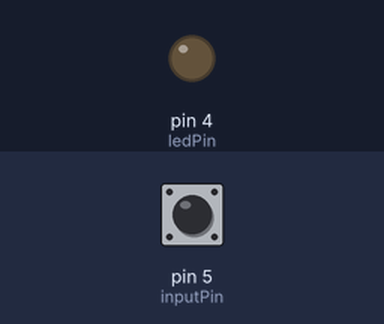
The sketch below on a simulated Arduino Uno, built with avr-gcc and run on an emulated ATmega328P. Shown: output pins drawn as LEDs (lit = HIGH). Dashed ring = blinking. The test bench sets the inputs (shaded band); at power-on: pin 5 (inputPin) HIGH.

Above: at 1.2 s.
1.3 s: pin 5 (inputPin) pulsed LOW 2 times (0.12 s each, 0.3 s apart)
At 4.4 s:
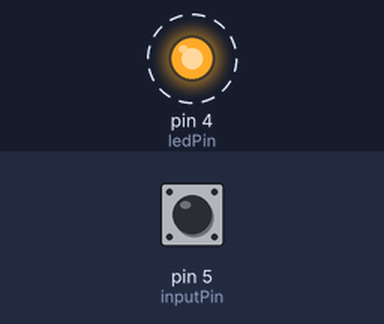
Timing chart, 0 to 6.3 s (numbered marks = the images above; inputs shaded):
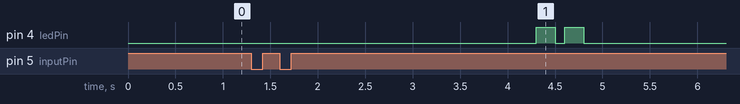

The sketch:

sketch_sep20a.ino
```cpp
int inputPin = 5;
int ledPin = 4;
int idx = 0;
int cBuffer[50];

void setup() {
  // put your setup code here, to run once:
  Serial.begin(115200);
  pinMode(inputPin, INPUT);
  pinMode(ledPin, OUTPUT);
}

void loop() {
  // put your main code here, to run repeatedly:
  digitalWrite(ledPin, cBuffer[idx]);

  cBuffer[idx] = !digitalRead(inputPin);

  idx = idx + 1;
  idx = idx % 30;
  delay(100);
}
```

Measured:
- after the input at 1.3 s, pin 4 (ledPin): alternates HIGH for 0.20 s and LOW for 0.10 s, 4 changes in all, then stays LOW, starting after 3.0 s
